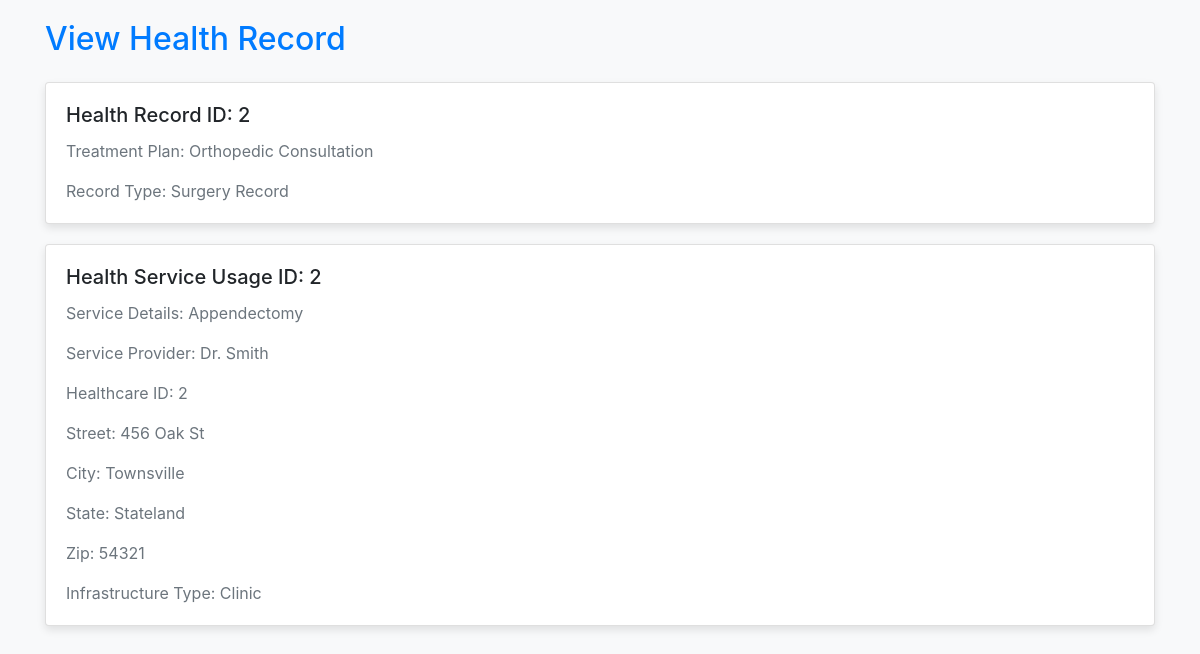
/health_record.php (signed in), run on the app's committed database.
### tables this page shows
CREATE TABLE `healthrecord` (
  `RecordID` int(11) NOT NULL,
  `ID` int(11) DEFAULT NULL,
  `TreatmentPlan` varchar(255) DEFAULT NULL,
  `RecordType` varchar(255) DEFAULT NULL
);

CREATE TABLE `healthserviceusage` (
  `UsageID` int(11) NOT NULL,
  `HealthcareID` int(11) DEFAULT NULL,
  `RecordID` int(11) DEFAULT NULL,
  `ServiceDetails` varchar(255) DEFAULT NULL,
  `ServiceProvider` varchar(255) DEFAULT NULL
);

CREATE TABLE `healthinfrastructure` (
  `HealthcareID` int(11) NOT NULL,
  `Street` varchar(255) DEFAULT NULL,
  `City` varchar(255) DEFAULT NULL,
  `State` varchar(255) DEFAULT NULL,
  `Zip` varchar(20) DEFAULT NULL,
  `NumberOfFacility` int(11) DEFAULT NULL,
  `HealthIndex` float DEFAULT NULL,
  `WorkForceDensity` float DEFAULT NULL,
  `BedPopulationRatio` float DEFAULT NULL,
  `EmergencyResponse` varchar(255) DEFAULT NULL,
  `InfrastructureType` varchar(255) DEFAULT NULL
);

### health_record.php (the view, shortened to what this page needs)
<?php
require_once "db_config.php";
$sqlRecord = "SELECT * FROM HEALTHRECORD WHERE ID = ?";
$stmtRecord = $conn->prepare($sqlRecord);
$sqlServiceUsage = "SELECT hs.*, hi.HealthcareID, hi.Street, hi.City, hi.State, hi.Zip, hi.InfrastructureType
                   FROM HEALTHSERVICEUSAGE hs
                   JOIN HEALTHRECORD hr ON hs.RecordID = hr.RecordID
                   JOIN HEALTHINFRASTRUCTURE hi ON hs.HealthcareID = hi.HealthcareID
                   WHERE hr.ID = ?";
$stmtServiceUsage = $conn->prepare($sqlServiceUsage);
$loggedInUserID = $_SESSION['user_id'];
$stmtRecord->bind_param("i", $loggedInUserID);
if (!$stmtRecord->execute()) {
    echo "Error executing health record query: " . $stmtRecord->error;
    exit();
}
$resultRecord = $stmtRecord->get_result();
$stmtServiceUsage->bind_param("i", $loggedInUserID);
if (!$stmtServiceUsage->execute()) {
    echo "Error executing health service usage query: " . $stmtServiceUsage->error;
    exit();
}
$resultServiceUsage = $stmtServiceUsage->get_result();
$healthRecords = [];
$healthServiceUsage = [];
while ($rowRecord = $resultRecord->fetch_assoc()) {
    $healthRecords[] = $rowRecord;
}
while ($rowServiceUsage = $resultServiceUsage->fetch_assoc()) {
    $healthServiceUsage[] = $rowServiceUsage;
}
?>
<!DOCTYPE html>
<html lang="en">
<head>
    <link rel="stylesheet" href="https://stackpath.bootstrapcdn.com/bootstrap/4.3.1/css/bootstrap.min.css">
</head>
<body>
    <div class="container">
        <h2 class="mb-4">View Health Record</h2>
        <?php foreach ($healthRecords as $record) : ?>
            <div class="card">
                <div class="card-body">
                    <h5 class="card-title">Health Record ID: <?php echo $record['RecordID']; ?></h5>
                    <p class="card-text">Treatment Plan: <?php echo $record['TreatmentPlan']; ?></p>
                    <p class="card-text">Record Type: <?php echo $record['RecordType']; ?></p>
                </div>
            </div>
        <?php endforeach; ?>
        <?php foreach ($healthServiceUsage as $service) : ?>
            <div class="card">
                <div class="card-body">
                    <h5 class="card-title">Health Service Usage ID: <?php echo $service['UsageID']; ?></h5>
                    <p class="card-text">Service Details: <?php echo $service['ServiceDetails']; ?></p>
                    <p class="card-text">Service Provider: <?php echo $service['ServiceProvider']; ?></p>
                    <p class="card-text">Healthcare ID: <?php echo $service['HealthcareID']; ?></p>
                    <p class="card-text">Street: <?php echo $service['Street']; ?></p>
                    <p class="card-text">City: <?php echo $service['City']; ?></p>
                    <p class="card-text">State: <?php echo $service['State']; ?></p>
                    <p class="card-text">Zip: <?php echo $service['Zip']; ?></p>
                    <p class="card-text">Infrastructure Type: <?php echo $service['InfrastructureType']; ?></p>
                </div>
            </div>
        <?php endforeach; ?>
    </div>
</body>
</html>

### health_record.php (style rules this page uses)
body { background-color: #f8f9fa; }
.container { margin-top: 20px; }
.card { margin-bottom: 20px; text-align: left; box-shadow: 0 4px 8px rgba(0, 0, 0, 0.1); transition: transform 0.3s; }
.card-body { padding: 20px; }
h2 { color: #007bff; }
p { color: #6c757d; }

### data on the page
healthrecord: RecordID "2", TreatmentPlan "Orthopedic Consultation", RecordType "Surgery Record"
healthserviceusage: UsageID "2", ServiceDetails "Appendectomy", ServiceProvider "Dr. Smith", HealthcareID.HealthcareID "2", HealthcareID.Street "456 Oak St", HealthcareID.City "Townsville", HealthcareID.State "Stateland", HealthcareID.Zip "54321", HealthcareID.InfrastructureType "Clinic"
